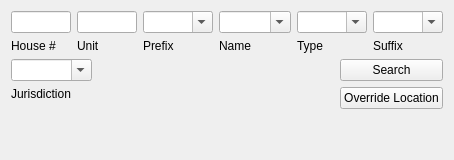
          <widget class="QWidget" name="tabAddAddressByCalculation">
           <attribute name="title">
            <string>By Calculation</string>
           </attribute>
           <layout class="QGridLayout" name="gridLayout_13">
            <item row="0" column="0">
             <layout class="QHBoxLayout" name="horizontalLayout_20" stretch="0,0,0,3,0,0">
              <item>
               <layout class="QVBoxLayout" name="verticalLayout_28">
                <item>
                 <widget class="QLineEdit" name="ln_SearchAddress_housenum_3">
                  <property name="maximumSize">
                   <size>
                    <width>60</width>
                    <height>16777215</height>
                   </size>
                  </property>
                  <property name="text">
                   <string/>
                  </property>
                 </widget>
                </item>
                <item>
                 <widget class="QLabel" name="label_42">
                  <property name="text">
                   <string>House #</string>
                  </property>
                  <property name="alignment">
                   <set>Qt::AlignLeading|Qt::AlignLeft|Qt::AlignTop</set>
                  </property>
                 </widget>
                </item>
               </layout>
              </item>
              <item>
               <layout class="QVBoxLayout" name="verticalLayout_25">
                <item>
                 <widget class="QLineEdit" name="ln_SearchAddress_unitnum_3">
                  <property name="maximumSize">
                   <size>
                    <width>60</width>
                    <height>16777215</height>
                   </size>
                  </property>
                  <property name="text">
                   <string/>
                  </property>
                 </widget>
                </item>
                <item>
                 <widget class="QLabel" name="label_39">
                  <property name="text">
                   <string>Unit</string>
                  </property>
                  <property name="alignment">
                   <set>Qt::AlignLeading|Qt::AlignLeft|Qt::AlignTop</set>
                  </property>
                 </widget>
                </item>
               </layout>
              </item>
              <item>
               <layout class="QVBoxLayout" name="verticalLayout_29">
                <item>
                 <widget class="QComboBox" name="cbo_SearchAddress_st_prefix_3">
                  <property name="minimumSize">
                   <size>
                    <width>70</width>
                    <height>0</height>
                   </size>
                  </property>
                  <property name="maximumSize">
                   <size>
                    <width>70</width>
                    <height>16777215</height>
                   </size>
                  </property>
                  <property name="editable">
                   <bool>true</bool>
                  </property>
                  <item>
                   <property name="text">
                    <string/>
                   </property>
                  </item>
                 </widget>
                </item>
                <item>
                 <widget class="QLabel" name="label_43">
                  <property name="text">
                   <string>Prefix</string>
                  </property>
                  <property name="alignment">
                   <set>Qt::AlignLeading|Qt::AlignLeft|Qt::AlignTop</set>
                  </property>
                 </widget>
                </item>
               </layout>
              </item>
              <item>
               <layout class="QVBoxLayout" name="verticalLayout_23">
                <item>
                 <widget class="QComboBox" name="cbo_SearchAddress_st_name_3">
                  <property name="editable">
                   <bool>true</bool>
                  </property>
                 </widget>
                </item>
                <item>
                 <widget class="QLabel" name="label_37">
                  <property name="text">
                   <string>Name</string>
                  </property>
                  <property name="alignment">
                   <set>Qt::AlignLeading|Qt::AlignLeft|Qt::AlignTop</set>
                  </property>
                 </widget>
                </item>
               </layout>
              </item>
              <item>
               <layout class="QVBoxLayout" name="verticalLayout_27">
                <item>
                 <widget class="QComboBox" name="cbo_SearchAddress_st_type_3">
                  <property name="minimumSize">
                   <size>
                    <width>70</width>
                    <height>0</height>
                   </size>
                  </property>
                  <property name="maximumSize">
                   <size>
                    <width>70</width>
                    <height>16777215</height>
                   </size>
                  </property>
                  <property name="editable">
                   <bool>true</bool>
                  </property>
                  <item>
                   <property name="text">
                    <string/>
                   </property>
                  </item>
                 </widget>
                </item>
                <item>
                 <widget class="QLabel" name="label_41">
                  <property name="text">
                   <string>Type</string>
                  </property>
                  <property name="alignment">
                   <set>Qt::AlignLeading|Qt::AlignLeft|Qt::AlignTop</set>
                  </property>
                 </widget>
                </item>
               </layout>
              </item>
              <item>
               <layout class="QVBoxLayout" name="verticalLayout_26">
                <item>
                 <widget class="QComboBox" name="cbo_SearchAddress_st_suffix_3">
                  <property name="minimumSize">
                   <size>
                    <width>70</width>
                    <height>0</height>
                   </size>
                  </property>
                  <property name="maximumSize">
                   <size>
                    <width>70</width>
                    <height>16777215</height>
                   </size>
                  </property>
                  <property name="editable">
                   <bool>true</bool>
                  </property>
                  <item>
                   <property name="text">
                    <string/>
                   </property>
                  </item>
                 </widget>
                </item>
                <item>
                 <widget class="QLabel" name="label_40">
                  <property name="text">
                   <string>Suffix</string>
                  </property>
                  <property name="alignment">
                   <set>Qt::AlignLeading|Qt::AlignLeft|Qt::AlignTop</set>
                  </property>
                 </widget>
                </item>
               </layout>
              </item>
             </layout>
            </item>
            <item row="1" column="0">
             <layout class="QHBoxLayout" name="horizontalLayout_21" stretch="1,3,1">
              <item>
               <layout class="QVBoxLayout" name="verticalLayout_24">
                <item>
                 <widget class="QComboBox" name="cbo_SearchAddress_comm_3">
                  <property name="editable">
                   <bool>true</bool>
                  </property>
                 </widget>
                </item>
                <item>
                 <widget class="QLabel" name="label_38">
                  <property name="text">
                   <string>Jurisdiction</string>
                  </property>
                  <property name="alignment">
                   <set>Qt::AlignLeading|Qt::AlignLeft|Qt::AlignTop</set>
                  </property>
                 </widget>
                </item>
               </layout>
              </item>
              <item>
               <spacer name="horizontalSpacer_10">
                <property name="orientation">
                 <enum>Qt::Horizontal</enum>
                </property>
                <property name="sizeHint" stdset="0">
                 <size>
                  <width>40</width>
                  <height>20</height>
                 </size>
                </property>
               </spacer>
              </item>
              <item>
               <layout class="QVBoxLayout" name="verticalLayout_31">
                <item>
                 <widget class="QPushButton" name="pushButton">
                  <property name="text">
                   <string>Search</string>
                  </property>
                 </widget>
                </item>
                <item>
                 <widget class="QPushButton" name="pushButton_2">
                  <property name="text">
                   <string>Override Location</string>
                  </property>
                 </widget>
                </item>
               </layout>
              </item>
             </layout>
            </item>
            <item row="2" column="0">
             <spacer name="verticalSpacer_5">
              <property name="orientation">
               <enum>Qt::Vertical</enum>
              </property>
              <property name="sizeHint" stdset="0">
               <size>
                <width>20</width>
                <height>40</height>
               </size>
              </property>
             </spacer>
            </item>
           </layout>
          </widget>
